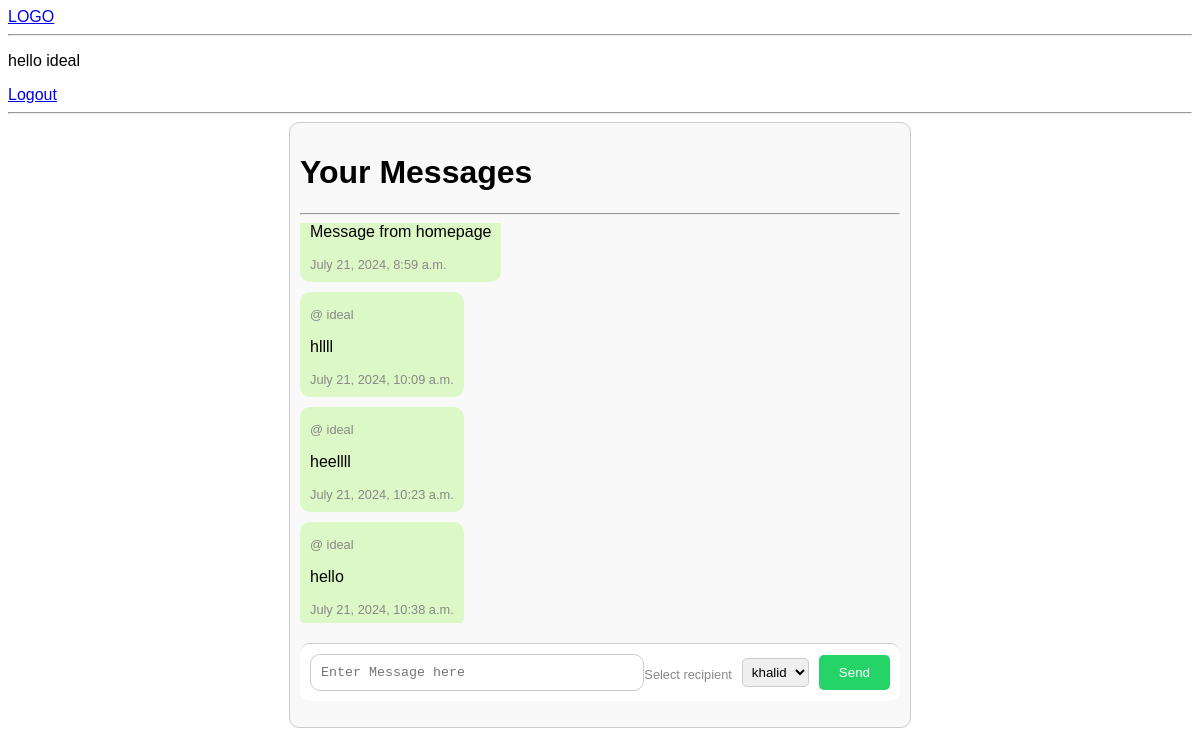
Page / (signed in) on the earlier database version.
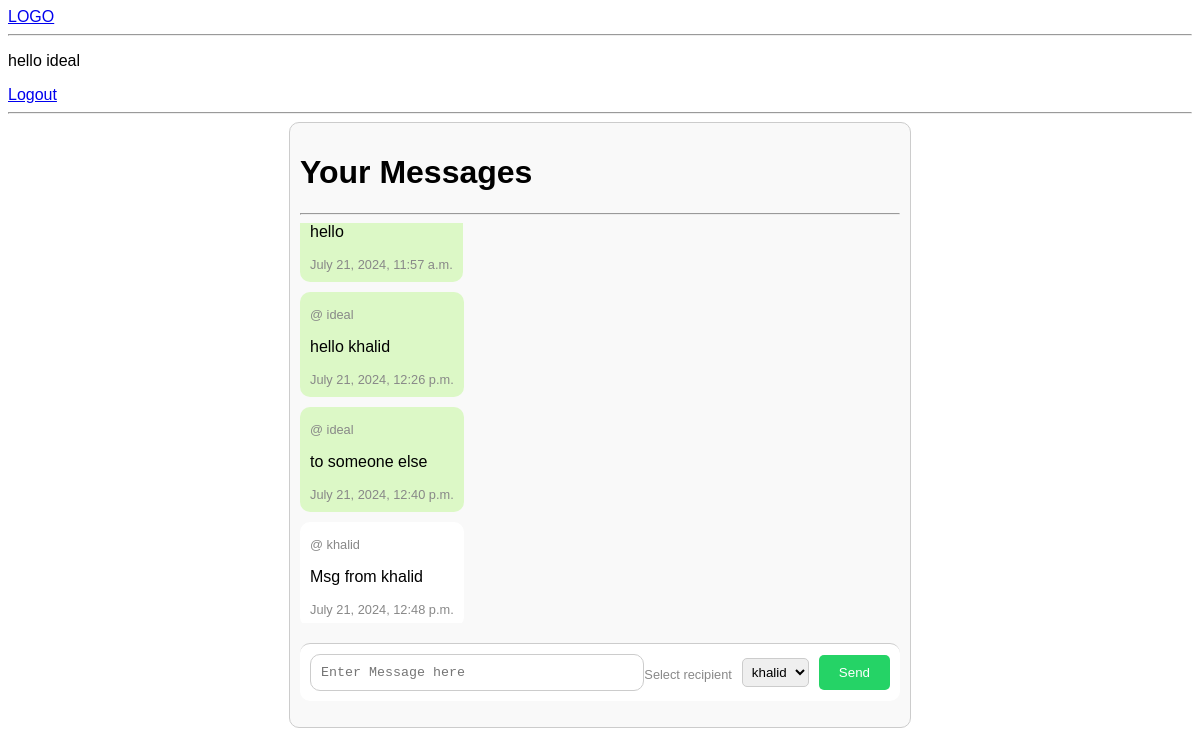
Same page on the later database version.
### home/models.py (models this page shows, shortened)
class Message(models.Model):
    sender = models.ForeignKey(User, on_delete=models.CASCADE, related_name='sent_messages')
    recipient = models.ForeignKey(User, on_delete=models.CASCADE, related_name='received_messages', null=True)
    content = models.TextField()
    updated = models.DateTimeField(auto_now=True, null=True)
    created = models.DateTimeField(auto_now_add=True, null=True)
    class Meta:
        ordering =  ['updated', 'created']

### home/views.py (the view)
# urls.py: 2. Add a URL to urlpatterns:  path('', views.home, name='home')
@login_required(login_url='/login')
def home(request):
     user = request.user
     users = User.objects.exclude(id=request.user.id)
     sents = Message.objects.filter(sender=user)
     rec = Message.objects.filter(recipient=user)
     msgs = Message.objects.filter(Q(sender=user) | Q(recipient=user)).order_by('created')
     if request.method == 'POST':
        recipient_id = request.POST['recipient']
        content = request.POST['content']
        recipient = User.objects.get(id=recipient_id)
        chat = Message(sender=request.user, content=content, recipient=recipient)
        chat.save()
     context = {'sents': sents, 'users': users, 'rec': rec, 'msgs': msgs}
     return render(request, 'home.html', context)

### templates/home.html (shortened to what this page needs)
<html>
<head>
    {% include 'navbar.html' %}
</head>
<body>
    <div class="chat-container">
        <h1>Your Messages</h1><hr>
        <div class="messages">
            {% for msg in msgs %}
                <div class="message {% if msg.sender == user %}sent{% else %}received{% endif %}">
                    <div class="message-content">
                        <div class="timestamp">@ {{msg.sender}}</div>
                        <p id="write-message">{{ msg.content }}</p>
                        <div class="timestamp">{{ msg.created }}</div>
                    </div>
                </div>
            {% endfor %}
        </div>
        <form method="POST" action="" class="chat-input">
            <textarea name="content" placeholder="Enter Message here"  rows="1" ></textarea>
            <div class="timestamp">Select recipient</div>
            <select name="recipient" id="recipient" required >
                {% for user in users %}
                <option value="{{user.id}}"> {{user.username}}</option>
                {% endfor %}
            </select>
            <button type="Submit" value="Submit">Send</button>
        </form>
    </div>
</body>
</html>

### templates/navbar.html
<a href="/">LOGO</a>
<hr>
{% if request.user.is_authenticated %}
<p>hello {{request.user}}</p>
<a href="{% url 'logout' %}">Logout</a>
{% else %}
<a href="{% url 'login' %}">Login</a>
{% endif %}
<hr>

### templates/home.html (style rules this page uses)
body { font-family: Arial, sans-serif; }
.chat-container { max-width: 600px; margin: 0 auto; padding: 10px; border: 1px solid #ccc; border-radius: 10px; background-color: #f9f9f9; }
.messages { max-height: 400px; overflow-y: auto; margin-bottom: 20px; }
.message { display: flex; margin-bottom: 10px; }
.message-content { padding: 10px; border-radius: 10px; max-width: 70%; }
.message.sent .message-content { background-color: #dcf8c6; align-self: flex-end; }
.message.received .message-content { background-color: #fff; align-self: flex-start; }
.timestamp { font-size: 0.8em; color: #888; margin-top: 5px; }
.chat-input { display: flex; align-items: center; border-top: 1px solid #ccc; padding: 10px; background-color: #fff; border-radius: 10px; }
.chat-input textarea { flex: 1; padding: 10px; border: 1px solid #ccc; border-radius: 10px; resize: none; }
.chat-input select { margin-left: 10px; padding: 5px; border: 1px solid #ccc; border-radius: 5px; }
.chat-input button { margin-left: 10px; padding: 10px 20px; background-color: #25d366; border: none; border-radius: 5px; color: white; cursor: pointer; }

Differences in the rows shown:
removed Message: content "Message from homepage", created "July 21, 2024, 8:59 a.m."
removed Message: sender "ideal", content "hllll", created "July 21, 2024, 10:09 a.m."
removed Message: sender "ideal", content "heellll", created "July 21, 2024, 10:23 a.m."
removed Message: sender "ideal", content "hello", created "July 21, 2024, 10:38 a.m."
added Message: content "hello", created "July 21, 2024, 11:57 a.m."
added Message: sender "ideal", content "hello khalid", created "July 21, 2024, 12:26 p.m."
added Message: sender "ideal", content "to someone else", created "July 21, 2024, 12:40 p.m."
added Message: sender "khalid", content "Msg from khalid", created "July 21, 2024, 12:48 p.m."
